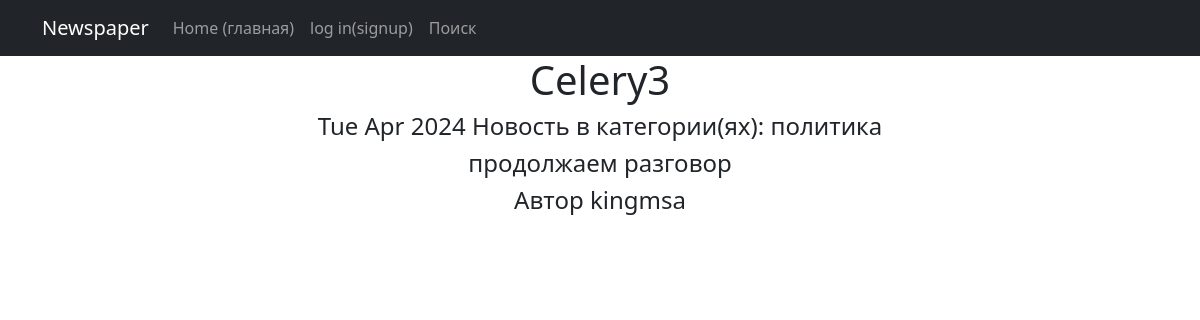
The app's page /news/77/ with its own data.
### news/models.py (models this page shows, shortened)
class Post(models.Model):
    article = "A"
    news = "N"
    POST = [(article, "Статья"),
            (news, "Новость")]
    post = models.CharField(max_length=1,
                            choices=POST,
                            default=article)
    user = models.ForeignKey(Author, on_delete=models.CASCADE)
    title = models.CharField(max_length=255)
    text = models.TextField()
    rating_new = models.IntegerField(default=0)
    date_added = models.DateTimeField(auto_now_add=True)
    categories = models.ManyToManyField(Category, through="PostCategory")

class Category(models.Model):
    category = models.CharField(max_length=255, unique=True)

class Author(models.Model):
    user = models.OneToOneField(User, on_delete=models.CASCADE)
    rating_user = models.IntegerField(default=0)

### news/views.py (the view)
# urls.py: path('<int:pk>/', PostDetailView.as_view(), name='new'),
class PostDetailView(DetailView):
    model = Post
    template_name = 'new.html'
    context_object_name = 'new'
    def get_context_data(self, **kwargs):
        context = super().get_context_data(**kwargs)
        context['categories'] = Post.objects.get(pk=self.kwargs['pk']).categories.values_list('category', flat=True)
        return context

### news/templatetags/custom_filters.py (called while the page is built)
@register.filter()
def censor(value):
   if type(value) != str:
      raise ValueError
   value = value.split()
   count = 0
   for val in value:
      if val.lower() in swear_words.keys():
         value[count] = swear_words[val.lower()]
      count += 1
   return ' '.join(value)

### news/templates/new.html (shortened to what this page needs)
{% extends 'news/default.html' %}
{% load custom_filters %}
{% block content %}
<h1>{{ new.title|censor }}</h1>
<h4>
    {{ new.date_added|date:'D M Y' }}
    {% if new.post == 'A' %}
        Статья в категории(ях):
        {% for category in categories %}
            {{ category }}
        {% endfor %}
    {% else %}
        Новость в категории(ях):
        {% for category in categories %}
            {{ category }}
        {% endfor %}
    {% endif %}
</h4>
<h4>{{ new.text|censor }}</h4>
<h4>Автор {{ new.user.user }}</h4>
{% endblock content %}

### records on screen
Post: title|censor "Celery3", date_added "Tue Apr 2024", text|censor "продолжаем разговор", user.user "kingmsa"
Category: category "политика"
